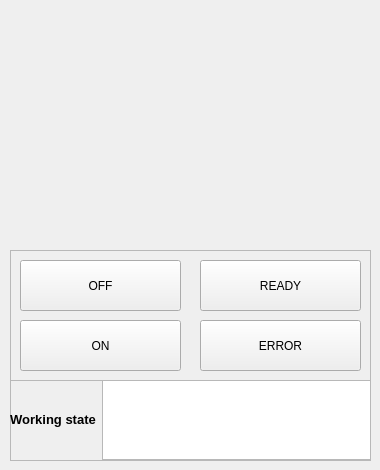
    <widget class="QWidget" name="tab_2">
     <attribute name="title">
      <string>  Configuration </string>
     </attribute>
     <widget class="QLabel" name="label_28">
      <property name="geometry">
       <rect>
        <x>10</x>
        <y>10</y>
        <width>361</width>
        <height>231</height>
       </rect>
      </property>
      <property name="text">
       <string/>
      </property>
      <property name="pixmap">
       <pixmap>../../rotary_table_gui/pictures/Screenshot from 2017-10-11 16-52-30.png</pixmap>
      </property>
      <property name="scaledContents">
       <bool>true</bool>
      </property>
     </widget>
     <widget class="QFrame" name="frame_8">
      <property name="geometry">
       <rect>
        <x>10</x>
        <y>250</y>
        <width>361</width>
        <height>131</height>
       </rect>
      </property>
      <property name="frameShape">
       <enum>QFrame::StyledPanel</enum>
      </property>
      <property name="frameShadow">
       <enum>QFrame::Raised</enum>
      </property>
      <widget class="QPushButton" name="config_OFF_PB">
       <property name="geometry">
        <rect>
         <x>10</x>
         <y>10</y>
         <width>161</width>
         <height>51</height>
        </rect>
       </property>
       <property name="text">
        <string>OFF</string>
       </property>
      </widget>
      <widget class="QPushButton" name="config_READY_PB">
       <property name="geometry">
        <rect>
         <x>190</x>
         <y>10</y>
         <width>161</width>
         <height>51</height>
        </rect>
       </property>
       <property name="text">
        <string>READY</string>
       </property>
      </widget>
      <widget class="QPushButton" name="config_ON_PB">
       <property name="geometry">
        <rect>
         <x>10</x>
         <y>70</y>
         <width>161</width>
         <height>51</height>
        </rect>
       </property>
       <property name="text">
        <string>ON</string>
       </property>
      </widget>
      <widget class="QPushButton" name="config_ERROR_PB">
       <property name="geometry">
        <rect>
         <x>190</x>
         <y>70</y>
         <width>161</width>
         <height>51</height>
        </rect>
       </property>
       <property name="text">
        <string>ERROR</string>
       </property>
      </widget>
     </widget>
     <widget class="QFrame" name="frame_9">
      <property name="geometry">
       <rect>
        <x>10</x>
        <y>380</y>
        <width>361</width>
        <height>81</height>
       </rect>
      </property>
      <property name="frameShape">
       <enum>QFrame::StyledPanel</enum>
      </property>
      <property name="frameShadow">
       <enum>QFrame::Raised</enum>
      </property>
      <widget class="QWidget" name="horizontalLayoutWidget_18">
       <property name="geometry">
        <rect>
         <x>0</x>
         <y>0</y>
         <width>361</width>
         <height>80</height>
        </rect>
       </property>
       <layout class="QHBoxLayout" name="horizontalLayout_18">
        <item>
         <widget class="QLabel" name="label_26">
          <property name="text">
           <string>&lt;html&gt;&lt;head/&gt;&lt;body&gt;&lt;p align=&quot;center&quot;&gt;&lt;span style=&quot; font-size:10pt; font-weight:600;&quot;&gt;Working state&lt;/span&gt;&lt;/p&gt;&lt;/body&gt;&lt;/html&gt;</string>
          </property>
         </widget>
        </item>
        <item>
         <widget class="QTextEdit" name="config_workingState_TE"/>
        </item>
       </layout>
      </widget>
     </widget>
    </widget>
